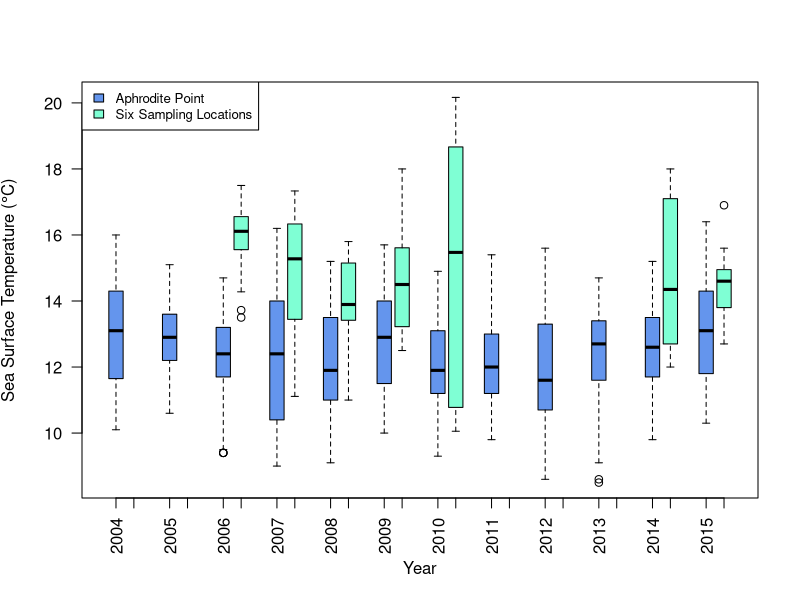

This figure's R source: (Note: this script raises an error after producing the figure.)
## ---- chunk 1
knitr::opts_knit$set(root.dir = "/Users/saraschaal/Documents/Northeastern/LotterhosLab/Research/Field Work/2015/TPC_Experiment/Analysis")
## ---- chunk 2
# Load Libraries
  library(ggplot2)
  library(scales)
  library(dplyr)


# Input data
  aphdailySST <- read.csv("./data/AmphitriteDailySalTemp.csv")

# Manipulate Data
  aphdaily2004 <- subset(aphdailySST, subset = aphdailySST$Year > 2003 & aphdailySST$Year < 2016)
  aphdaily2004 <- aphdaily2004[aphdaily2004$Temperature < 99.9,]
  aphdaily2004$MonthDay <- paste(aphdaily2004$Month, aphdaily2004$Day)
  aphdaily2004$YMD <- paste(aphdaily2004$Year, aphdaily2004$Month, aphdaily2004$Day)
  aphdaily2004$Date <- as.Date(aphdaily2004$YMD, "%Y %m %d")
  recruitmentMonths <- aphdaily2004[aphdaily2004$Month == 5 | 
                                    aphdaily2004$Month == 6 | 
                                    aphdaily2004$Month == 7 | 
                                    aphdaily2004$Month == 8, ]


  
## ---- chunk 3

## Import data
  tempSampSitesOrg <- read.csv("./data/TempData_site_Species.csv")

## Subsetting 
  # for columns of interest
  tempSampSitesOrg <- subset(tempSampSitesOrg, select = c(ActualDate, Site, Temperature))
  # Subset for only those values over 0 (zeros added when temperatures weren't taken)
  tempSampSitesNoZeros <- tempSampSitesOrg[tempSampSitesOrg$Temperature > 0,]
  # Remove rows with any NAs
  tempSampSites <- na.omit(tempSampSitesNoZeros)
   
## Data manipulation 
  # Convert date column to date format and extract year for new column
  tempSampSites$Date <- as.Date(tempSampSites$ActualDate, "%m/%d/%Y")
  tempSampSites$Year <- substring(as.character(tempSampSites$Date),1,4)
  tempSampSites$Month <- as.numeric(substring(as.character(tempSampSites$Date),6,7))
  
  # Convert number months to names
  tempSampSites$MonthName <- NA
  for(i in 1:nrow(tempSampSites)){
    if(tempSampSites$Month[i] == 6){
      tempSampSites$MonthName[i] <- "June"
    } else if(tempSampSites$Month[i] == 7){
      tempSampSites$MonthName[i] <- "July"
    } else if(tempSampSites$Month[i] == 8){
      tempSampSites$MonthName[i] <- "August"
    } else if(tempSampSites$Month[i] == 5){
      tempSampSites$MonthName[i] <- "May"
    } else {
      tempSampSites$MonthName[i] <- NA
    }
  }
  
  # Convert data into the same scale some years Fahrenheit was taken others Celcius
  for(i in 1:nrow(tempSampSites)){
    if(tempSampSites$Temperature[i] > 40){
      tempSampSites$Temperature[i] <- (tempSampSites$Temperature[i]-32)*(5/9)
    } else {
      tempSampSites$Temperature[i] <- tempSampSites$Temperature[i]
    }
  } 
  
  # Subset the data for only sites I sampled
  tempSampSixSites <- tempSampSites[tempSampSites$Site == "Bluestone" |
                                         tempSampSites$Site == "Blowhole" |
                                         tempSampSites$Site == "Execution" |
                                         tempSampSites$Site == "Nudibranch" |
                                         tempSampSites$Site == "Prasiola" |
                                         tempSampSites$Site == "Whittlestone", ]
# Set standard error function
  SE <- function(x){
    sd(x)/sqrt(length(x))
  }
  
  meanTempKaties <- aggregate(Temperature~Month+Year, data = tempSampSixSites, FUN = mean)
  confidMeanTempKaties <- aggregate(Temperature~Month+Year, data = tempSampSixSites, FUN = SE)
  meanTempKaties$upp <- meanTempKaties$Temperature + 1.96*confidMeanTempKaties$Temperature
  meanTempKaties$lowr <- meanTempKaties$Temperature - 1.96*confidMeanTempKaties$Temperature
  maxTempKaties <- aggregate(Temperature~Date, data = tempSampSixSites, FUN = max)


## ---- chunk 4

### boxplot of the two datasets ###

sites.df <- tempSampSixSites[,c(3,5,6)]
aph.df <- recruitmentMonths[,c(1:2, 5)]
sites.df$location <- "SampSites"
aph.df$location <- "Aphrodite Point"
colnames(sites.df) <- c("SST", "year", "month", "location")
colnames(aph.df) <- c("year", "month", "SST", "location")
df.locs <- rbind(sites.df, aph.df)
df.locs <- na.omit(df.locs, cols = year)
par(mfrow = c(1,1))
boxplot(SST~location+year, data = df.locs, at = c(1:2, 4:5, 7:8, 10:11, 13:14, 16:17, 19:20, 22:23, 25:26, 28:29, 31:32, 34:35), col = c("cornflowerblue", "aquamarine" ), names = c("      2004", "", "     2005", "", "      2006", "", "      2007", "", "      2008", "", "      2009", "", "      2010", "", "       2011", "", "      2012", "", "      2013", "", "      2014", "", "      2015", ""), ylab = expression(paste('Sea Surface Temperature (',degree,'C)',sep='')), xlab = "Year", las = 2)
legend("topleft", legend = c("Aphrodite Point", "Six Sampling Locations"), fill = c("cornflowerblue", "aquamarine"), cex = 0.8)

### Exploring above 16 per year ###
nrow(sites.df)
nrow(sites.df[sites.df$SST >= 16, ])
sites.df[sites.df$SST <= 16, ]

## Create a for loop to determine the proportion of days per month year combo that are above 16 C
## Get sampling day average across all sites
aveTempPerDay <- aggregate(Temperature~Date, data = tempSampSixSites, FUN = mean)

uniqueYearMonth <- unique(paste(tempSampSixSites$Year, tempSampSixSites$Month))
datesAbove <- NULL
datesBelow <- NULL
for(i in 1:length(uniqueYearMonth)){
  for(j in 1:nrow(tempSampSixSites)){
    if(uniqueYearMonth[i] == paste(tempSampSixSites$Year[j],
                                   tempSampSixSites$Month[j])){
      if(tempSampSixSites$Temperature[j] >= 16){
        datesAbove <- c(datesAbove, as.character(tempSampSixSites$ActualDate[j]))
      } else {
        datesBelow <- c(datesBelow, as.character(tempSampSixSites$ActualDate[j]))
      }
    }
  }
}
## ---- chunk 5

fieldTempMod<- lm(SST~location, data = df.locs)
summary(fieldTempMod)
Anova(fieldTempMod, type = 2)
shapiro.test(fieldTempMod$residuals) #0.002
plot(fieldTempMod)
# very slight deviations from the tail of the qqplot
# transformation makes it less normal

